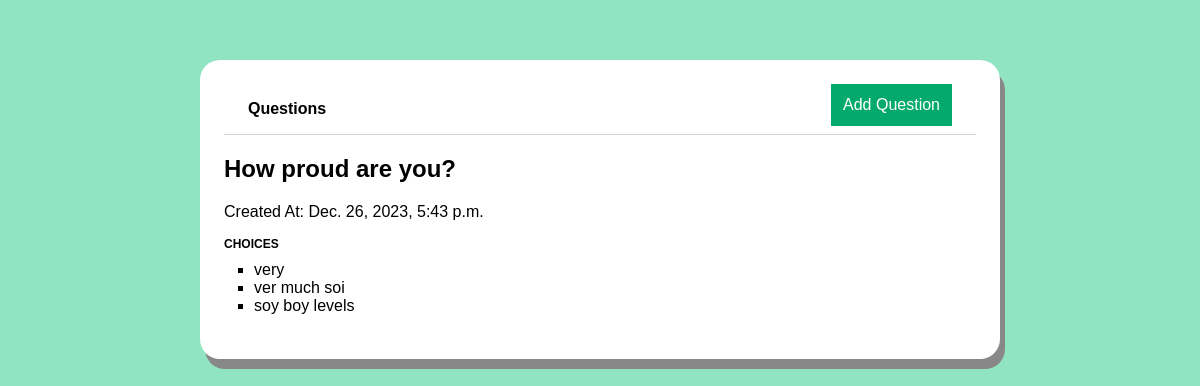
The app's page /mcq-question/17 with its own data.
### questions/models.py (models this page shows, shortened)
class MultiChoiceQuestion(models.Model):
    question = models.CharField(max_length=10000)
    created_at = models.DateTimeField(auto_now_add=True)
    updated_at = models.DateTimeField(auto_now=True)

class Choices(models.Model):
    mcq = models.ForeignKey(MultiChoiceQuestion, null=True, on_delete=models.CASCADE)
    choice = models.CharField(max_length=5000)

### questions/views.py (the view)
# urls.py: path('mcq-question/<int:id>', views.MCQuestionPage, name = "mcq-question"),
def MCQuestionPage(request, id):
    choices = Choices.objects.filter(mcq=id)
    mcq_question = MultiChoiceQuestion.objects.get(id=id)
    context = {
        'mcq_question': mcq_question,
        'choices': choices
    }
    return render(request, 'MCQ.html', context)

### questions/templates/MCQ.html (shortened to what this page needs)
{%  extends 'layouts/page.html' %}
{% block content %}
<div class="page-mcq-question">
    <h2 class="mcq-question-title">{{mcq_question.question}}</h2>
    <p class="question-date">Created At: {{mcq_question.created_at}}</p>
    <div class="field-wrapper">
            <label>Choices</label>
            {% for choice in choices %}
            <ol>
                <li>{{choice.choice}}</li>
            </ol>
            {% endfor %}
    </div>
</div>
{% endblock %}

### questions/static/css/styles.css (style rules this page uses)
html, body { font-family: Arial; background-color: #90E4C1; }
*, *::after, *::before { box-sizing: border-box; }
.field-wrapper { display: flex; flex-direction: column; margin-bottom: 20px; }
.field-wrapper label { font-size: 12px; font-weight: 600; text-transform: uppercase; margin-bottom: 10px; }

### questions/templates/MCQ.html (style rules this page uses)
ol { list-style:square; padding: 0 ; margin: 0; margin-left: 30px; }

### records on screen
MultiChoiceQuestion: question "How proud are you?", created_at "Dec. 26, 2023, 5:43 p.m."
Choices: choice "very"
Choices: choice "ver much soi"
Choices: choice "soy boy levels"
